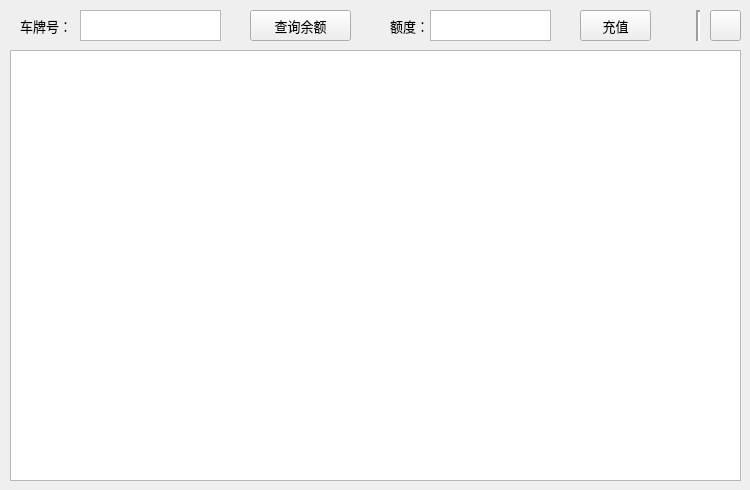
<?xml version="1.0" encoding="UTF-8"?>
<ui version="4.0">
 <class>EtcRecharge</class>
 <widget class="QWidget" name="EtcRecharge">
  <property name="geometry">
   <rect>
    <x>0</x>
    <y>0</y>
    <width>750</width>
    <height>490</height>
   </rect>
  </property>
  <property name="sizePolicy">
   <sizepolicy hsizetype="Fixed" vsizetype="Fixed">
    <horstretch>0</horstretch>
    <verstretch>0</verstretch>
   </sizepolicy>
  </property>
  <property name="minimumSize">
   <size>
    <width>750</width>
    <height>490</height>
   </size>
  </property>
  <property name="maximumSize">
   <size>
    <width>750</width>
    <height>490</height>
   </size>
  </property>
  <property name="windowTitle">
   <string>Form</string>
  </property>
  <widget class="QWidget" name="widget" native="true">
   <property name="geometry">
    <rect>
     <x>10</x>
     <y>10</y>
     <width>731</width>
     <height>31</height>
    </rect>
   </property>
   <property name="font">
    <font>
     <pointsize>10</pointsize>
    </font>
   </property>
   <widget class="QLabel" name="label">
    <property name="geometry">
     <rect>
      <x>10</x>
      <y>0</y>
      <width>51</width>
      <height>31</height>
     </rect>
    </property>
    <property name="text">
     <string>车牌号：</string>
    </property>
   </widget>
   <widget class="QTextEdit" name="textEditCar">
    <property name="geometry">
     <rect>
      <x>70</x>
      <y>0</y>
      <width>141</width>
      <height>31</height>
     </rect>
    </property>
    <property name="font">
     <font>
      <pointsize>12</pointsize>
     </font>
    </property>
    <property name="inputMethodHints">
     <set>Qt::ImhDigitsOnly|Qt::ImhMultiLine</set>
    </property>
   </widget>
   <widget class="QPushButton" name="pushButtonQuery">
    <property name="geometry">
     <rect>
      <x>240</x>
      <y>0</y>
      <width>101</width>
      <height>31</height>
     </rect>
    </property>
    <property name="text">
     <string>查询余额</string>
    </property>
    <property name="icon">
     <iconset>
      <normaloff>:/new/imgsrc/Look.png</normaloff>:/new/imgsrc/Look.png</iconset>
    </property>
   </widget>
   <widget class="QLabel" name="label_2">
    <property name="geometry">
     <rect>
      <x>380</x>
      <y>0</y>
      <width>41</width>
      <height>31</height>
     </rect>
    </property>
    <property name="text">
     <string>额度：</string>
    </property>
   </widget>
   <widget class="QTextEdit" name="textEditMoney">
    <property name="geometry">
     <rect>
      <x>420</x>
      <y>0</y>
      <width>121</width>
      <height>31</height>
     </rect>
    </property>
    <property name="font">
     <font>
      <pointsize>12</pointsize>
     </font>
    </property>
    <property name="inputMethodHints">
     <set>Qt::ImhDigitsOnly</set>
    </property>
   </widget>
   <widget class="QPushButton" name="pushButtonRecharge">
    <property name="geometry">
     <rect>
      <x>570</x>
      <y>0</y>
      <width>71</width>
      <height>31</height>
     </rect>
    </property>
    <property name="text">
     <string>充值</string>
    </property>
    <property name="icon">
     <iconset>
      <normaloff>:/new/imgsrc/menu_analysis.png</normaloff>:/new/imgsrc/menu_analysis.png</iconset>
    </property>
   </widget>
   <widget class="QToolButton" name="toolButton">
    <property name="geometry">
     <rect>
      <x>700</x>
      <y>0</y>
      <width>31</width>
      <height>31</height>
     </rect>
    </property>
    <property name="toolTip">
     <string>刷新内容</string>
    </property>
    <property name="text">
     <string/>
    </property>
    <property name="icon">
     <iconset>
      <normaloff>:/new/imgsrc/re.png</normaloff>:/new/imgsrc/re.png</iconset>
    </property>
   </widget>
   <widget class="Line" name="line">
    <property name="geometry">
     <rect>
      <x>680</x>
      <y>0</y>
      <width>16</width>
      <height>31</height>
     </rect>
    </property>
    <property name="lineWidth">
     <number>2</number>
    </property>
    <property name="orientation">
     <enum>Qt::Vertical</enum>
    </property>
   </widget>
  </widget>
  <widget class="QWidget" name="widget_2" native="true">
   <property name="geometry">
    <rect>
     <x>10</x>
     <y>50</y>
     <width>731</width>
     <height>431</height>
    </rect>
   </property>
   <widget class="QTableView" name="tableView">
    <property name="geometry">
     <rect>
      <x>0</x>
      <y>0</y>
      <width>731</width>
      <height>431</height>
     </rect>
    </property>
   </widget>
  </widget>
 </widget>
 <resources/>
 <connections/>
</ui>
